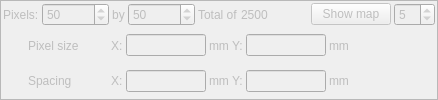
            <widget class="QFrame" name="frSiPM">
             <property name="enabled">
              <bool>false</bool>
             </property>
             <property name="frameShape">
              <enum>QFrame::Shape::StyledPanel</enum>
             </property>
             <property name="frameShadow">
              <enum>QFrame::Shadow::Raised</enum>
             </property>
             <layout class="QVBoxLayout" name="verticalLayout_4">
              <property name="spacing">
               <number>3</number>
              </property>
              <property name="leftMargin">
               <number>2</number>
              </property>
              <property name="topMargin">
               <number>2</number>
              </property>
              <property name="rightMargin">
               <number>2</number>
              </property>
              <property name="bottomMargin">
               <number>2</number>
              </property>
              <item>
               <layout class="QHBoxLayout" name="horizontalLayout_6">
                <item>
                 <widget class="QLabel" name="label_7">
                  <property name="text">
                   <string>Pixels:</string>
                  </property>
                 </widget>
                </item>
                <item>
                 <widget class="QSpinBox" name="sbPixelsX">
                  <property name="minimum">
                   <number>1</number>
                  </property>
                  <property name="maximum">
                   <number>100000</number>
                  </property>
                  <property name="value">
                   <number>50</number>
                  </property>
                 </widget>
                </item>
                <item>
                 <widget class="QLabel" name="label_8">
                  <property name="text">
                   <string>by</string>
                  </property>
                  <property name="alignment">
                   <set>Qt::AlignmentFlag::AlignCenter</set>
                  </property>
                 </widget>
                </item>
                <item>
                 <widget class="QSpinBox" name="sbPixelsY">
                  <property name="minimum">
                   <number>1</number>
                  </property>
                  <property name="maximum">
                   <number>100000</number>
                  </property>
                  <property name="value">
                   <number>50</number>
                  </property>
                 </widget>
                </item>
                <item>
                 <widget class="QLabel" name="label_9">
                  <property name="text">
                   <string>Total of</string>
                  </property>
                 </widget>
                </item>
                <item>
                 <widget class="QLabel" name="labNumPixels">
                  <property name="text">
                   <string>2500</string>
                  </property>
                 </widget>
                </item>
                <item>
                 <spacer name="horizontalSpacer_8">
                  <property name="orientation">
                   <enum>Qt::Orientation::Horizontal</enum>
                  </property>
                  <property name="sizeHint" stdset="0">
                   <size>
                    <width>40</width>
                    <height>20</height>
                   </size>
                  </property>
                 </spacer>
                </item>
                <item>
                 <widget class="QPushButton" name="pbShowPixelMap">
                  <property name="text">
                   <string>Show map</string>
                  </property>
                 </widget>
                </item>
                <item>
                 <widget class="QSpinBox" name="sbShowResolution">
                  <property name="toolTip">
                   <string>The larger the number, the higher the representation accuracy, but slower the histogram drawing time</string>
                  </property>
                  <property name="minimum">
                   <number>1</number>
                  </property>
                  <property name="value">
                   <number>5</number>
                  </property>
                 </widget>
                </item>
               </layout>
              </item>
              <item>
               <layout class="QHBoxLayout" name="horizontalLayout_11">
                <property name="leftMargin">
                 <number>25</number>
                </property>
                <property name="topMargin">
                 <number>0</number>
                </property>
                <item>
                 <widget class="QLabel" name="label_20">
                  <property name="sizePolicy">
                   <sizepolicy hsizetype="Minimum" vsizetype="Preferred">
                    <horstretch>0</horstretch>
                    <verstretch>0</verstretch>
                   </sizepolicy>
                  </property>
                  <property name="minimumSize">
                   <size>
                    <width>80</width>
                    <height>0</height>
                   </size>
                  </property>
                  <property name="text">
                   <string>Pixel size</string>
                  </property>
                 </widget>
                </item>
                <item>
                 <widget class="QLabel" name="label_26">
                  <property name="text">
                   <string>X:</string>
                  </property>
                 </widget>
                </item>
                <item>
                 <widget class="QLineEdit" name="lepPixelSizeX">
                  <property name="maximumSize">
                   <size>
                    <width>80</width>
                    <height>16777215</height>
                   </size>
                  </property>
                 </widget>
                </item>
                <item>
                 <widget class="QLabel" name="label_21">
                  <property name="text">
                   <string>mm Y:</string>
                  </property>
                 </widget>
                </item>
                <item>
                 <widget class="QLineEdit" name="lepPixelSizeY">
                  <property name="maximumSize">
                   <size>
                    <width>80</width>
                    <height>16777215</height>
                   </size>
                  </property>
                 </widget>
                </item>
                <item>
                 <widget class="QLabel" name="label_22">
                  <property name="text">
                   <string>mm</string>
                  </property>
                 </widget>
                </item>
                <item>
                 <spacer name="horizontalSpacer_16">
                  <property name="orientation">
                   <enum>Qt::Orientation::Horizontal</enum>
                  </property>
                  <property name="sizeHint" stdset="0">
                   <size>
                    <width>40</width>
                    <height>20</height>
                   </size>
                  </property>
                 </spacer>
                </item>
               </layout>
              </item>
              <item>
               <layout class="QHBoxLayout" name="horizontalLayout_12">
                <property name="leftMargin">
                 <number>25</number>
                </property>
                <property name="topMargin">
                 <number>0</number>
                </property>
                <item>
                 <widget class="QLabel" name="label_23">
                  <property name="sizePolicy">
                   <sizepolicy hsizetype="Minimum" vsizetype="Preferred">
                    <horstretch>0</horstretch>
                    <verstretch>0</verstretch>
                   </sizepolicy>
                  </property>
                  <property name="minimumSize">
                   <size>
                    <width>80</width>
                    <height>0</height>
                   </size>
                  </property>
                  <property name="toolTip">
                   <string>Remember to adjust the SiPM's PDE not to take the geometric factor for the sensitive area into account twice!</string>
                  </property>
                  <property name="text">
                   <string>Spacing</string>
                  </property>
                 </widget>
                </item>
                <item>
                 <widget class="QLabel" name="label_27">
                  <property name="text">
                   <string>X:</string>
                  </property>
                 </widget>
                </item>
                <item>
                 <widget class="QLineEdit" name="lepPixelSpacingX">
                  <property name="maximumSize">
                   <size>
                    <width>80</width>
                    <height>16777215</height>
                   </size>
                  </property>
                 </widget>
                </item>
                <item>
                 <widget class="QLabel" name="label_24">
                  <property name="text">
                   <string>mm Y:</string>
                  </property>
                 </widget>
                </item>
                <item>
                 <widget class="QLineEdit" name="lepPixelSpacingY">
                  <property name="maximumSize">
                   <size>
                    <width>80</width>
                    <height>16777215</height>
                   </size>
                  </property>
                 </widget>
                </item>
                <item>
                 <widget class="QLabel" name="label_25">
                  <property name="text">
                   <string>mm</string>
                  </property>
                 </widget>
                </item>
                <item>
                 <spacer name="horizontalSpacer_17">
                  <property name="orientation">
                   <enum>Qt::Orientation::Horizontal</enum>
                  </property>
                  <property name="sizeHint" stdset="0">
                   <size>
                    <width>40</width>
                    <height>20</height>
                   </size>
                  </property>
                 </spacer>
                </item>
               </layout>
              </item>
             </layout>
            </widget>
